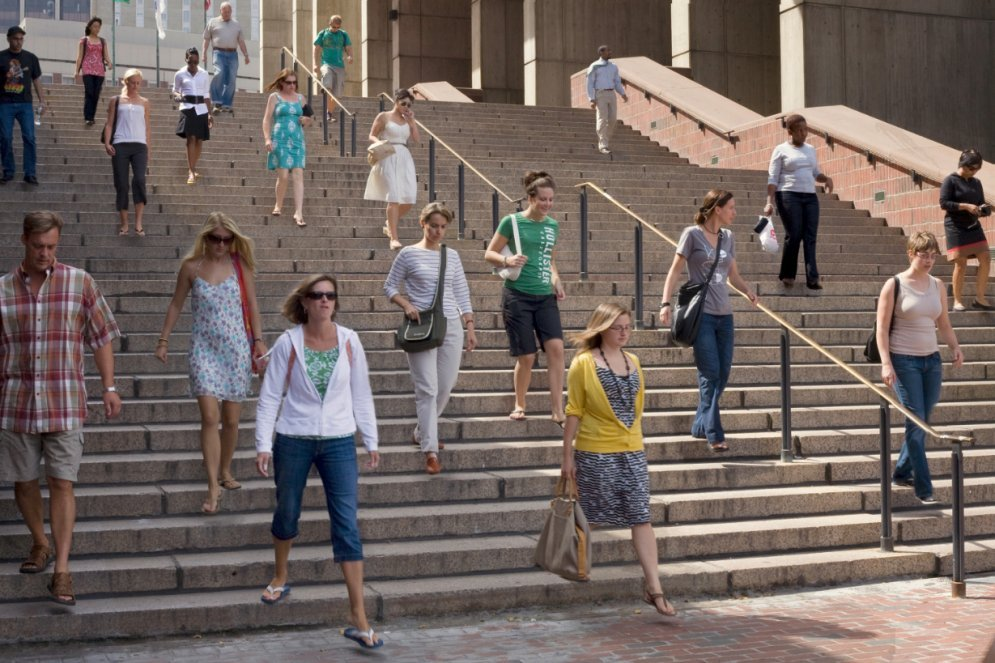
#> input picture images/1477076675172219226.jpg, 995 x 663 px
$ python CV.py
#> lines starting #> are read from the running program, lines starting #| are printed output that depends on the picture; after the words box and inside, x2 and y2 are one past the last pixel; in counts of white or black regions, pixels touching at a corner belong together
import cv2
import numpy as np

# обработка изображения
# img = cv2.imread('images/573cf9c1f9f60c61b3f1d283a511b548.jpg')
#  img = cv2.GaussianBlur(img,(3,3),0) \\ Размытие
# img =cv2.cvtColor(img,cv2.COLOR_BGR2GRAY) #\\ Перевод к 1 слою

# img = cv2.Canny(img, 250,250)# Нахождение углов обводка

# kernel = np.ones((5,5), np.uint8)# Матрица
# img = cv2.dilate(img,kernel,iterations=1 )#обводка оптимизация жирность

# img = cv2.erode(img,kernel,iterations=1 )#обводка оптимизация уменьшение точек

# cv2.imshow('Jija',img)# Вывод картинки

# print(img.shape)размер
# cv2.waitKey(0)# Время показа

# создание изображения
# photo = np.zeros((500,500,3),dtype='uint8')
# #  В OpenCv система  BGR
# #photo[100:150,200:280] = 73, 235, 73#окраска изобр

# #cv2.rectangle(photo, (350,350), (100,100),(73, 235, 73),thickness=cv2.FILLED)#обводочный квадрат для выделения

# # cv2.line(photo,(0,photo.shape[0]//2),(photo.shape[1],photo.shape[0]//2),(73, 235, 73),thickness=3)

# # cv2.circle(photo,(photo.shape[1]//2,photo.shape[0]//2),50,(73, 235, 73),thickness=5)

# cv2.putText(photo,'Rignul',(100,150), cv2.FONT_HERSHEY_COMPLEX,1,(73, 235, 73),thickness=1)

# cv2.imshow("photo",photo)
# cv2.waitKey(0)

# Трансформация
img = cv2.imread('images/1477076675172219226.jpg')
#> img is the input picture: shape (663, 995, 3); mean B, G, R 97.7, 102.7, 115.4

# [19 lines of commented-out code are left out]
new_img = np.zeros(img.shape,dtype='uint8')
img = cv2.cvtColor(img, cv2.COLOR_BGR2GRAY)
#> img: shape (663, 995)

img =cv2.GaussianBlur(img,(5,5),0)
img = cv2.Canny(img,50,50)
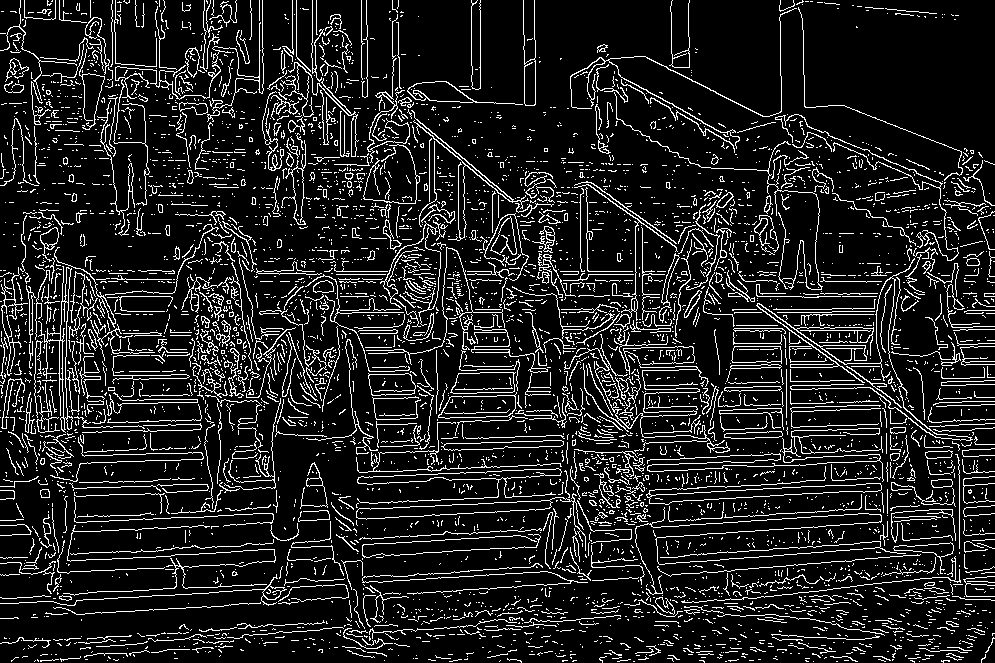
#> img: shape (663, 995); 12.4% white in thin lines or dots

con, hir =cv2.findContours(img,cv2.RETR_LIST,cv2.CHAIN_APPROX_NONE )
#> con = 5039 contours, 4793 with area under 20; largest, box (x1, y1, x2, y2) and area: (356, 493, 586, 551) 1792, (356, 500, 552, 520) 1768, (646, 466, 882, 505) 1723, (649, 483, 882, 505) 1704, (438, 392, 517, 419) 1453


cv2.drawContours(new_img,con, -1,(73,190,73),thickness=1)
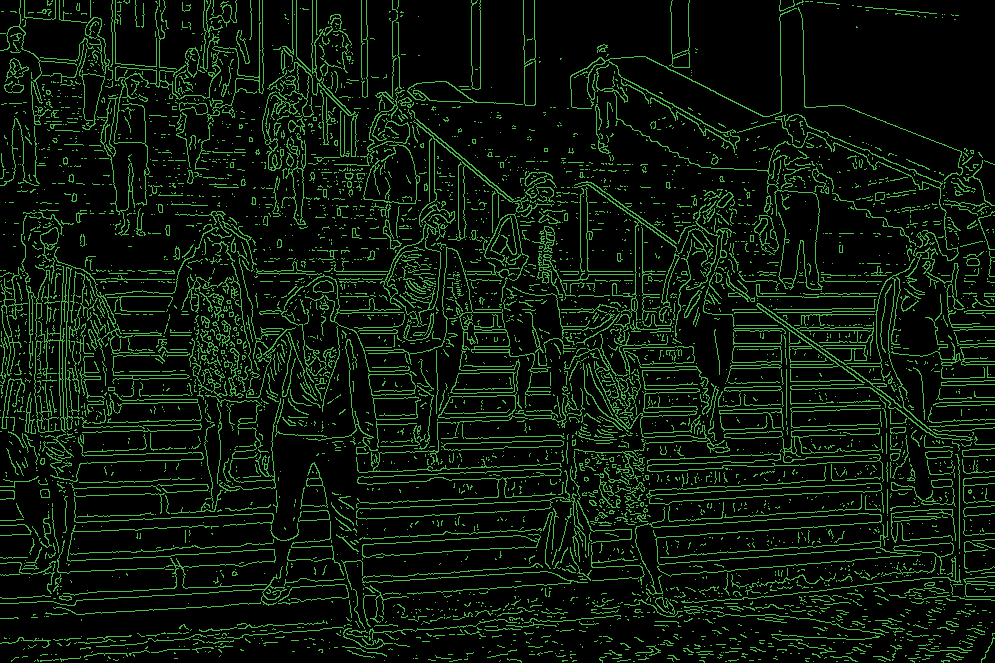
#> new_img: shape (663, 995, 3); mean of channels 0, 1, 2 9.1, 23.6, 9.1; drawn as B, G, R
cv2.imshow("kek",new_img)
cv2.waitKey(0)

# Цветовые форматы
img = cv2.imread('images/1477076675172219226.jpg')
img = cv2.resize(img,dsize=(1000,1000))
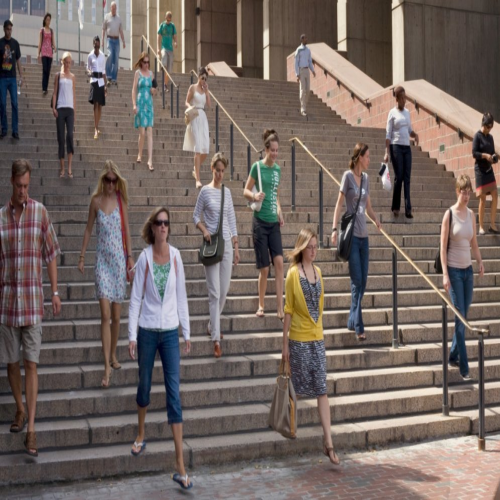
#> img: shape (1000, 1000, 3) (shown at 1/2 size); mean B, G, R 97.5, 102.6, 115.3
# img = cv2.cvtColor(img,cv2.COLOR_BGR2RGB)#смена цвета

r,g,b = cv2.split(img)#Разбиение
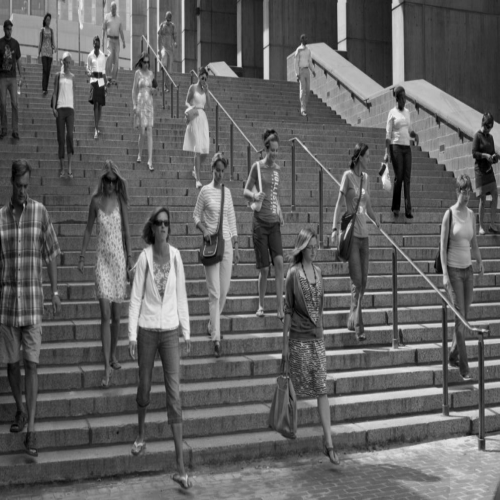
#> r: shape (1000, 1000) (shown at 1/2 size); min 0, max 255, mean 97.5
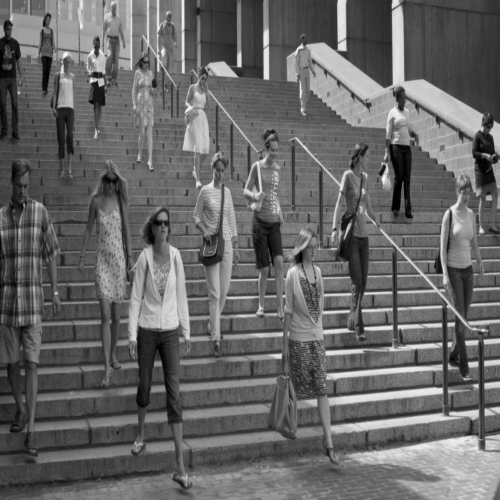
#> g: shape (1000, 1000) (shown at 1/2 size); min 0, max 253, mean 102.6
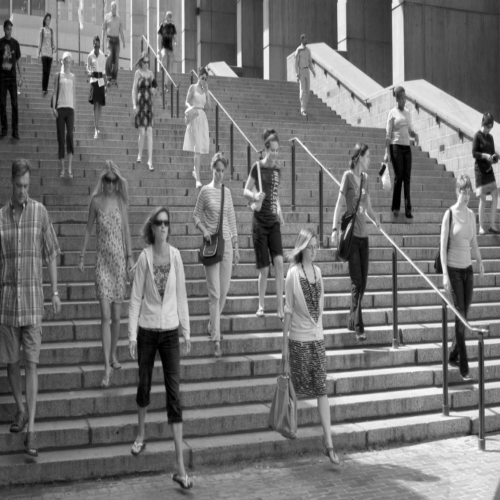
#> b: shape (1000, 1000) (shown at 1/2 size); min 0, max 255, mean 115.3
img = cv2.merge([b,g,r])#Соединение
cv2.imshow("kek",img)
cv2.waitKey(0)
# Побитовые опирации

photo =  cv2.imread('images/1477076675172219226.jpg')
img = np.zeros(photo.shape[:2],dtype='uint8')

circle = cv2.circle(img.copy(),(200,300), 250,(72,225,72),thickness=-1)
square = cv2.rectangle(img.copy(),(25,25),(250,350),255,-1)

img = cv2.bitwise_and(photo,photo, mask = circle)
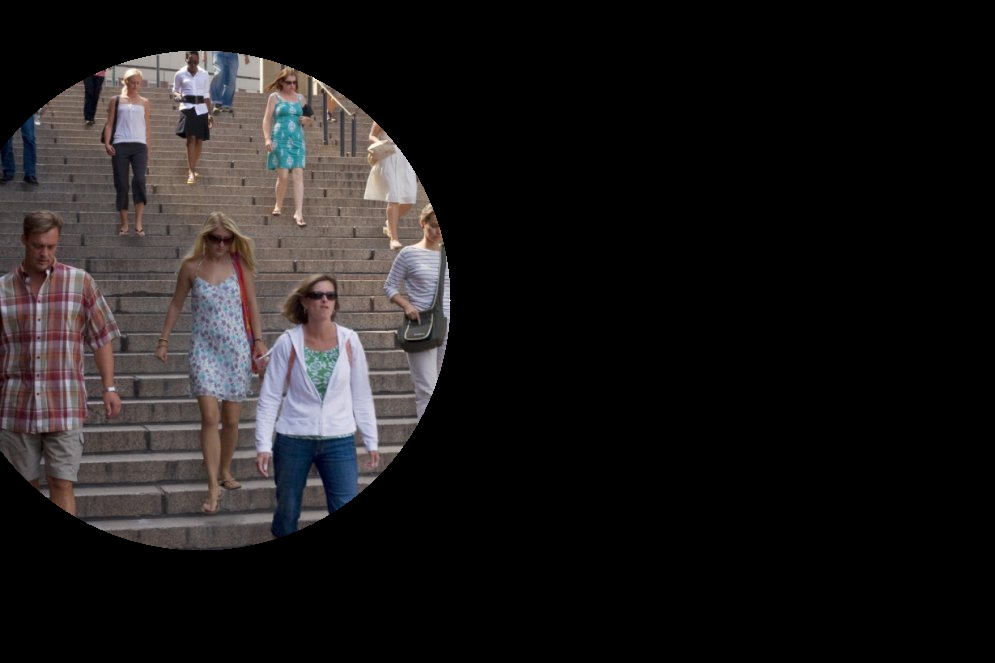
#> img: shape (663, 995, 3); mean B, G, R 27.4, 27.1, 29.9
# img = cv2.bitwise_or(circle,square)
# img = cv2.bitwise_xor(circle,square)
# img = cv2.bitwise_not(circle,square)

cv2.imshow("kek",img)
cv2.waitKey(0)
